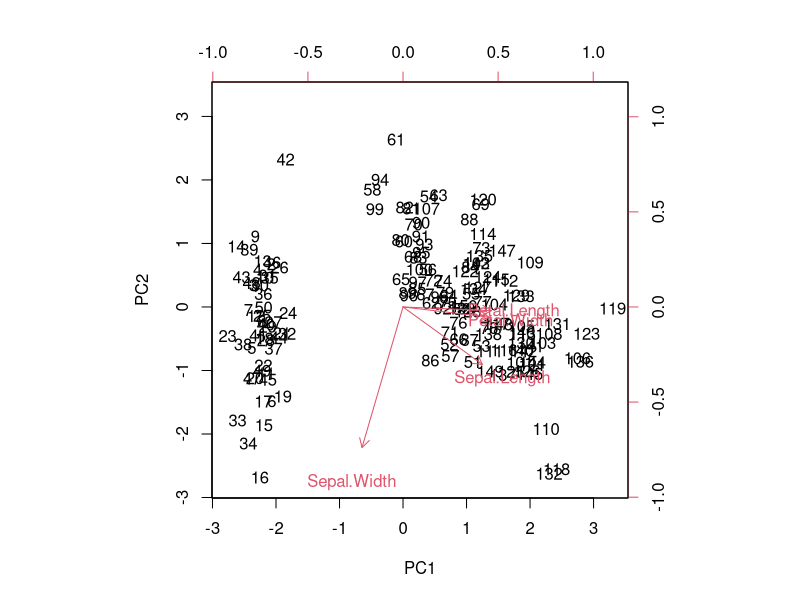
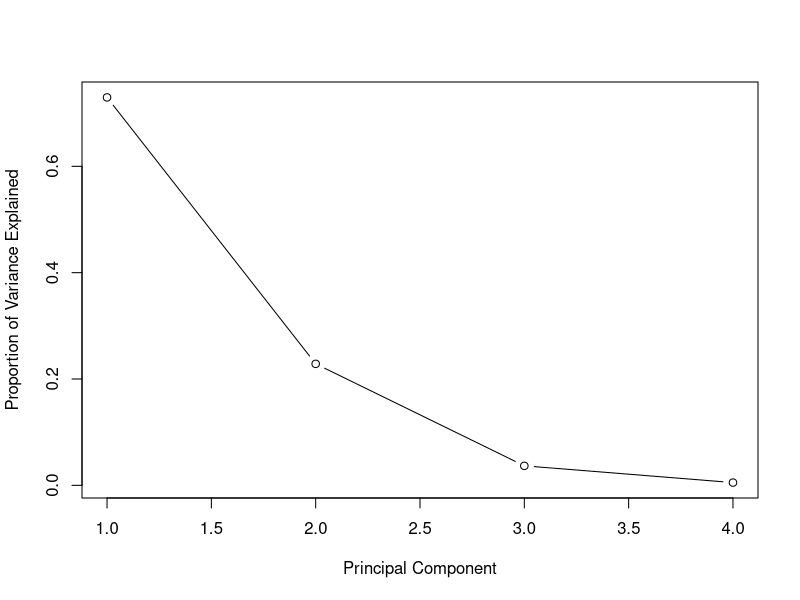

These figures' R source, in order: (Note: this script raises an error after producing the figures.)
attach(iris)
d<-dim(iris)[2]-1 #number of features/components
prc <- prcomp(iris[1:d],retx=TRUE,center = TRUE,scale. = TRUE)
prc$x #rotated data
prc$sdev # vector of standard deviations of principal components 
prc$center #means of iris data features
prc$scale # total z-score of all features
prc$rot   # eigenvectors - new basis
biplot(prc, scale = 0) #note that petal length is roughly PC1 and Sepal width is roughly correponding to -PC2
spectrum<-prc$sdev^2 #vector of variances (eigenvalues) 
totvar<-sum(spectrum);totvar #total variance
#_____________________________________________________dimensionality reduction
varpct<-spectrum/totvar; varpct #prct of variance by component
plot(varpct, xlab = "Principal Component",
             ylab = "Proportion of Variance Explained",
             type = "b")
for (i in 1:d) {
  if (varpct[i] <0.03) break
} #i is the number of first component that carries less that 3% of varinace
Prcvec<-prc$rot[,1:(i-1)] #keep all components that carry >than 3% of variance
newdat<-as.matrix(iris[1:d])%*%as.matrix(Prcvec) #new data
backimage<-newdat%*%t(Prcvec)#bringing back reduced dimesionality data
diff<-as.matrix(iris[1:4]-backimage)#difference between orinal iris and is backimage
dist<-as.vector(numeric(n))#prepare the space for computing distances between vectorsof original data and backimages
n<-dim(iris)[1]
for (i in 1:n) {
  dist[i]=norm(diff[i,],type="2")} #computing eucledean distances between vectors and their post-images
